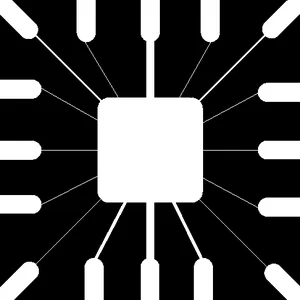
#> input picture Codigos/img/input/imagem.png, 300 x 300 px
$ python Erosion.py
#> lines starting #> are read from the running program, lines starting #| are printed output that depends on the picture
import cv2
import numpy as np
import matplotlib.pyplot as plt
import cv2
import numpy as np
import matplotlib.pyplot as plt

#Read the image for erosion
img1= cv2.imread("img/input/imagem.png",0)
#> img1: shape (300, 300); min 0, max 255, mean 71.8

#Acquire size of the image
m,n= img1.shape
#> m = 300; n = 300

#Show the image
plt.imshow(img1, cmap="gray")

# Define the structuring element
# k= 11,15,45 -Different sizes of the structuring element
k=11
SE= np.ones((k,k), dtype=np.uint8)
constant= (k-1)//2

#Define new image
imgErode= np.zeros((m,n), dtype=np.uint8)

#Erosion without using inbuilt cv2 function for morphology
for i in range(constant, m-constant):
  for j in range(constant,n-constant):
    temp= img1[i-constant:i+constant+1, j-constant:j+constant+1]
    product= temp*SE
    imgErode[i,j]= np.min(product)
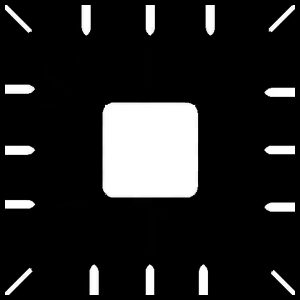
#> imgErode: shape (300, 300); min 0, max 255, mean 35.7

plt.imshow(imgErode,cmap="gray")
cv2.imwrite("img/output/Q4/Erosao.png", imgErode)
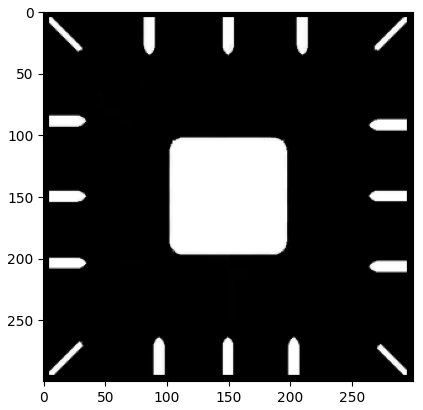
#> figure drawn by matplotlib, 1 panel
